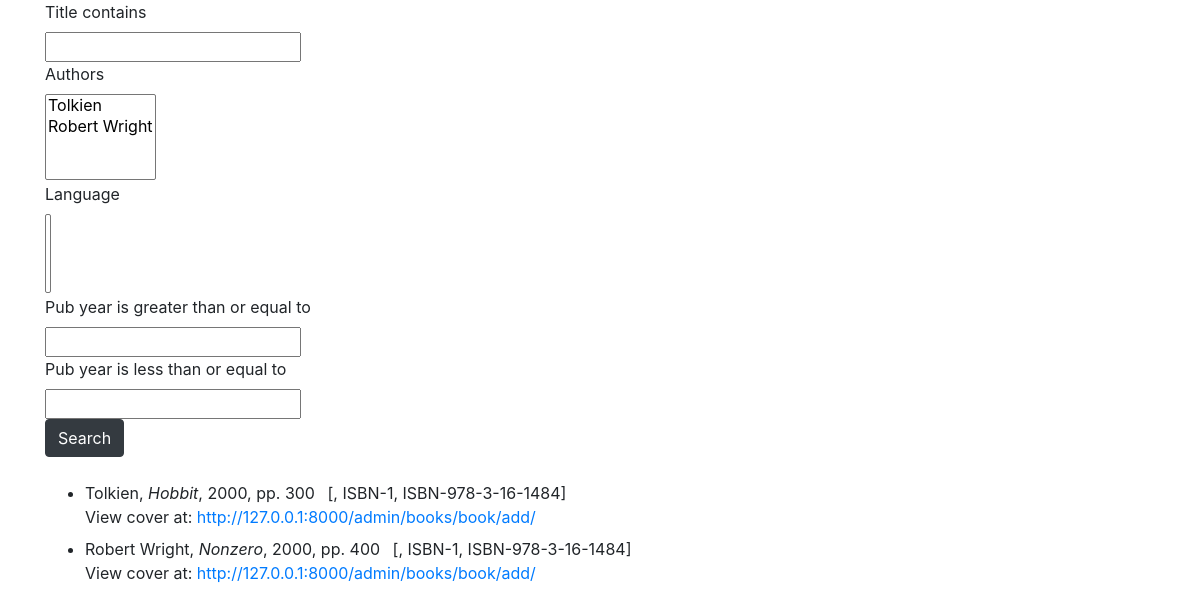
The app's page /, older data.
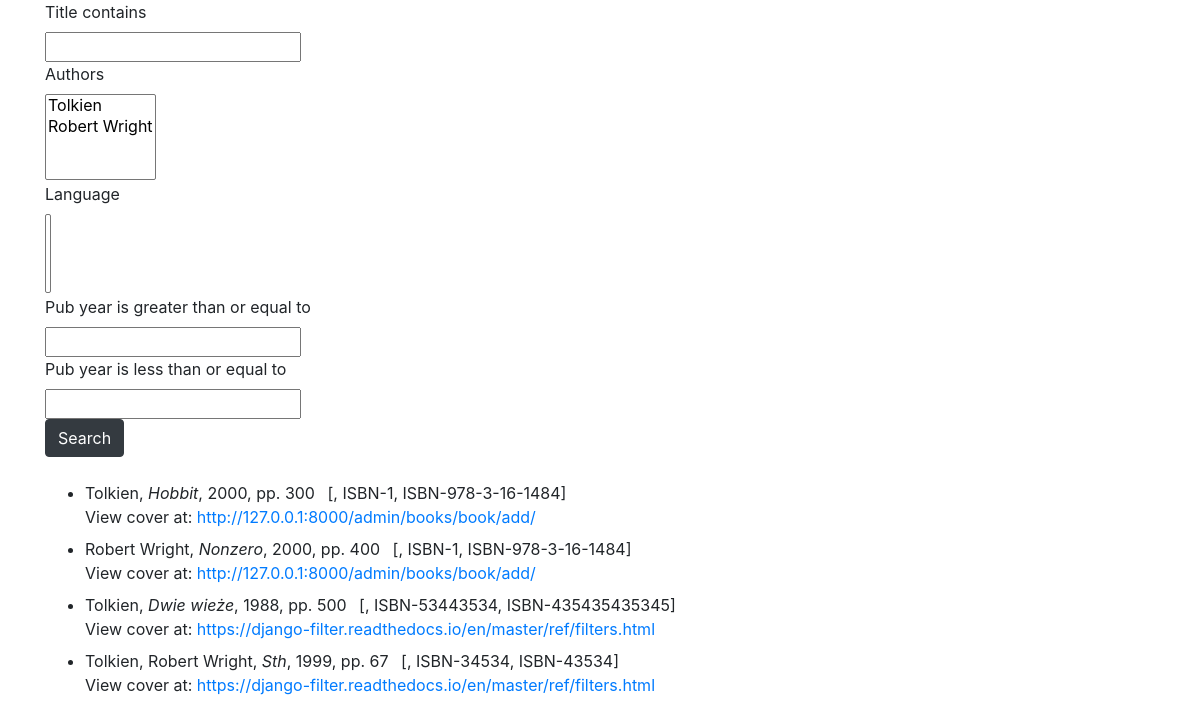
The same page, newer data.
### books/models.py (models this page shows)
class Book(models.Model):
    title = models.CharField(max_length=500)
    authors = models.ManyToManyField(Author, related_name='books')
    pub_year = models.CharField(max_length=10)
    pages = models.PositiveSmallIntegerField()
    isbn_10 = models.CharField(max_length=10)
    isbn_13 = models.CharField(max_length=13)
    cover_url = models.URLField()
    language = models.ForeignKey(Language, on_delete=models.CASCADE)
    def __str__(self):
        return self.title

class Author(models.Model):
    name = models.CharField(max_length=100, unique=True)
    def __str__(self):
        return self.name

### books/views.py (the view)
# urls.py: path('', views.books_list_view, name='list'),
@query_debugger
def books_list_view(request):
    books = Book.objects.all()
    form = BooksSearchForm()
    filter_ = BookFilter(request.GET, queryset=books)
    context = {
        'books': books,
        'form': form,
        'filter': filter_
    }
    return render(request, 'books_list.html', context)

### books/forms.py
class BooksSearchForm(forms.ModelForm):
    class Meta:
        model = Book
        fields = ['authors', 'title', 'language']

### books/models.py (called while the page is built)
    def __str__(self):
        return self.code

### books_project/utils.py (called while the page is built)
def query_debugger(func):
    @functools.wraps(func)
    def inner_func(*args, **kwargs):
        reset_queries()
        start_queries = len(connection.queries)
        start = time.perf_counter()
        result = func(*args, **kwargs)
        end = time.perf_counter()
        end_queries = len(connection.queries)
        print(f"Function : {func.__name__}")
        print(f"Number of Queries : {end_queries - start_queries}")
        print(f"Finished in : {(end - start):.2f}s")
        return result
    return inner_func

### books/templates/books_list.html (shortened to what this page needs)
{% extends 'base.html' %}
{% load crispy_forms_tags %}
{% block content %}
  <div class="container">
    <form method="GET">
      {{ filter.form|crispy }}
      <button type="submit" class="btn btn-dark">Search</button>
    </form>
    <br>
    <ul>
      {% for book in filter.qs %}
        <li class="pb-2">
          {{ book.authors.all|join:', ' }},
          <i>{{ book.title }}</i>,
          {{ book.pub_year }},
          pp. {{ book.pages }}&ensp;
          [{{ book.language }},
          ISBN-{{ book.isbn_10 }},
          ISBN-{{ book.isbn_13 }}]
          <br>
          View cover at: <a href="{{ book.cover_url }}">{{ book.cover_url }}</a>
        </li>
      {% endfor %}
    </ul>
  </div>
{% endblock content %}

Row changes from the older to the newer data that the page shows:
added Book: authors.all "Tolkien", title "Dwie wieże", pub_year "1988", pages "500", isbn_10 "53443534", isbn_13 "435435435345", cover_url "https://django-filter.readthedocs.io/en/master/ref/filters.html"
added Book: authors.all "Tolkien, Robert Wright", title "Sth", pub_year "1999", pages "67", isbn_10 "34534", isbn_13 "43534", cover_url "https://django-filter.readthedocs.io/en/master/ref/filters.html"
